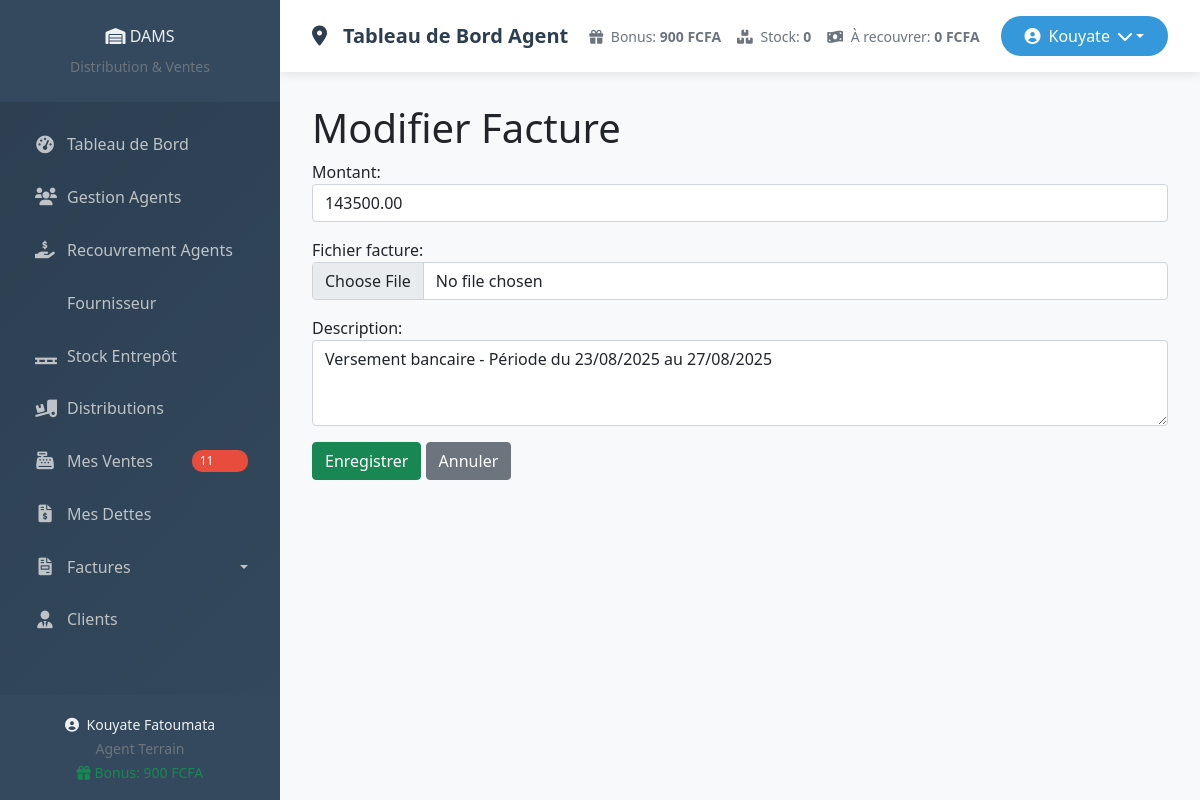
/factures/5/modifier/ (signed in), run on the app's committed database.
### core/models.py (models this page shows, shortened)
class BonusAgent(models.Model):
    agent = models.OneToOneField(
        Agent,
        on_delete=models.CASCADE,
        related_name='bonus'
    )
    nombre_produits_recouverts = models.PositiveIntegerField(default=0)
    total_bonus = models.DecimalField(max_digits=10, decimal_places=2, default=0)
    date_mise_a_jour = models.DateTimeField(auto_now=True)

class Facture(models.Model):
    TYPE_FACTURE_CHOICES = [
        ('entree', 'Facture Entrée - Fournisseur'),
        ('depot', 'Dépôt Banque - Versement'),
    ]
    type_facture = models.CharField(max_length=50, choices=TYPE_FACTURE_CHOICES)
    agent = models.ForeignKey(Agent, on_delete=models.CASCADE, related_name='factures_deposees')
    montant = models.DecimalField(max_digits=10, decimal_places=2)
    fichier_facture = models.FileField(upload_to='factures_depots/')
    date_depot = models.DateTimeField(default=timezone.now)
    description = models.TextField(blank=True)
    class Meta:
        verbose_name = "Facture"
        verbose_name_plural = "Factures"

### core/views.py (the view)
# urls.py: path('factures/<int:facture_id>/modifier/', views.modifier_facture, name='modifier_facture'),
def modifier_facture(request, facture_id):
    facture = get_object_or_404(Facture, id=facture_id)
    if request.method == 'POST':
        form = FactureForm(request.POST, request.FILES, instance=facture)
        if form.is_valid():
            form.save()
            messages.success(request, "Facture mise à jour.")
            return redirect('liste_factures')
    else:
        form = FactureForm(instance=facture)
    return render(request, 'core/factures/form_facture.html', {'form': form, 'title': 'Modifier Facture'})

### core/templates/core/factures/form_facture.html (shortened to what this page needs)
{% extends 'base.html' %}
{% block content %}
<h1>{{ title }}</h1>
<form method="post" enctype="multipart/form-data">
    {{ form.as_p }}
    <button type="submit" class="btn btn-success">Enregistrer</button>
    <a href="{% url 'liste_factures' %}" class="btn btn-secondary">Annuler</a>
</form>
{% endblock %}

### core/templates/base.html (shortened to what this page needs)
<!DOCTYPE html>
<html lang="fr">
<head>
    <link href="https://cdn.jsdelivr.net/npm/bootstrap@5.1.3/dist/css/bootstrap.min.css" rel="stylesheet">
    <link rel="stylesheet" href="https://cdnjs.cloudflare.com/ajax/libs/font-awesome/6.0.0/css/all.min.css">
</head>
<body>
    <div class="container-fluid p-0">
        <div class="row g-0">
            <div class="sidebar d-flex flex-column" id="sidebar">
                <div class="sidebar-header">
                        <i class="fas fa-warehouse"></i>
                        <span>DAMS</span>
                    <small class="text-muted mt-2 d-block">Distribution & Ventes</small>
                </div>
                <div class="sidebar-nav">
                     {% if agent.type_agent == 'terrain' or agent.type_agent == 'stagiaire' %}
                    <div class="nav flex-column">
                        <a class="nav-link {% if request.resolver_match.url_name == 'dashboard_agent' %}active{% endif %}"
                           href="{% url 'dashboard_agent' %}">
                            <i class="fas fa-tachometer-alt"></i>
                            <span>Tableau de Bord</span>
                            <span class="agent-badge">Agent</span>
                        </a>
                        <a class="nav-link {% if request.resolver_match.url_name == 'mon_stock' %}active{% endif %}"
                           href="{% url 'mon_stock' %}">
                            <i class="fas fa-boxes"></i>
                            <span>Mon Stock</span>
                            {% if alertes_stock_count %}
                            <span class="nav-badge">{{ alertes_stock_count }}</span>
                            {% endif %}
                        </a>
                        <a class="nav-link {% if request.resolver_match.url_name == 'mes_distributions' %}active{% endif %}"
                           href="{% url 'mes_distributions' %}">
                            <i class="fas fa-truck-loading"></i>
                            <span>Mes Distributions</span>
                            {% if nouvelles_distributions_count %}
                            <span class="nav-badge">{{ nouvelles_distributions_count }}</span>
                            {% endif %}
                        </a>
                        <a class="nav-link {% if request.resolver_match.url_name in 'enregistrer_vente,liste_ventes,detail_vente' %}active{% endif %}"
                           href="{% url 'liste_ventes' %}">
                            <i class="fas fa-cash-register"></i>
                            <span>Mes Ventes</span>
                            {% if mes_ventes_count %}
                            <span class="nav-badge">{{ mes_ventes_count }}</span>
                            {% endif %}
                        </a>
                        <a class="nav-link {% if request.resolver_match.url_name in 'liste_dettes,detail_dette,enregistrer_paiement_dette,creer_dette' %}active{% endif %}"
                           href="{% url 'liste_dettes' %}">
                            <i class="fas fa-file-invoice-dollar"></i>
                            <span>Mes Dettes</span>
                            {% if mes_dettes_count %}
                            <span class="nav-badge">{{ mes_dettes_count }}</span>
                            {% endif %}
                        </a>
                        <a class="nav-link {% if request.resolver_match.url_name in 'liste_clients,ajouter_client,modifier_client,detail_client' %}active{% endif %}"
                           href="{% url 'liste_clients' %}">
                            <i class="fas fa-user-tie"></i>
                            <span>Mes Clients</span>
                            {% if mes_clients_count %}
                            <span class="nav-badge">{{ mes_clients_count }}</span>
                            {% endif %}
                        </a>
                        <a class="nav-link {% if request.resolver_match.url_name == 'consulter_bonus' %}active{% endif %}"
                           href="{% url 'consulter_bonus' %}">
                            <i class="fas fa-gift"></i>
                            <span>Mes Bonus</span>
                            {% if mes_bonus %}
                            <span class="nav-badge">{{ mes_bonus|floatformat:0 }}F</span>
                            {% endif %}
                        </a>
                    </div>
                    {% else %}
                    <div class="nav flex-column">
                        <a class="nav-link {% if request.resolver_match.url_name == 'tableau_de_bord_superviseur' %}active{% endif %}"
                           href="{% url 'tableau_de_bord_superviseur' %}">
                            <i class="fas fa-tachometer-alt"></i>
                            <span>Tableau de Bord</span>
                        </a>
                        <a class="nav-link {% if request.resolver_match.url_name in 'liste_agents,ajouter_agent,modifier_agent,detail_agent' %}active{% endif %}"
                           href="{% url 'liste_agents' %}">
                            <i class="fas fa-users"></i>
                            <span>Gestion Agents</span>
                        </a>
    <a class="nav-link" href="{% url 'liste_agents_recouvrement' %}">
        <i class="fas fa-hand-holding-usd"></i>
        <span>Recouvrement Agents</span>
    </a>
    <a class="nav-link" href="{% url 'liste_fournisseurs' %}">
        <span>Fournisseur</span>
    </a>
                        <a class="nav-link {% if request.resolver_match.url_name in 'liste_lots,ajouter_lot,modifier_lot' %}active{% endif %}"
                           href="{% url 'liste_lots' %}">
                            <i class="fas fa-pallet"></i>
                            <span>Stock Entrepôt</span>
                        </a>
                        <a class="nav-link {% if request.resolver_match.url_name in 'liste_distributions,creer_distribution,detail_distribution' %}active{% endif %}"
                           href="{% url 'liste_distributions' %}">
                            <i class="fas fa-truck-loading"></i>
                            <span>Distributions</span>
                        </a>
                        <a class="nav-link {% if request.resolver_match.url_name in 'enregistrer_vente,liste_ventes,detail_vente' %}active{% endif %}"
                           href="{% url 'liste_ventes' %}">
                            <i class="fas fa-cash-register"></i>
                            <span>Mes Ventes</span>
                            {% if mes_ventes_count %}
                            <span class="nav-badge">{{ mes_ventes_count }}</span>
                            {% endif %}
                        </a>
                        <a class="nav-link {% if request.resolver_match.url_name in 'liste_dettes,detail_dette,enregistrer_paiement_dette,creer_dette' %}active{% endif %}"
                           href="{% url 'liste_dettes' %}">
                            <i class="fas fa-file-invoice-dollar"></i>
                            <span>Mes Dettes</span>
                        </a>
                        <div class="nav-item dropdown">
                            <a class="nav-link dropdown-toggle" href="#" role="button" data-bs-toggle="dropdown">
                                <i class="fas fa-file-invoice"></i>
                                <span>Factures</span>
                            </a>
                        </div>
                        <a class="nav-link {% if request.resolver_match.url_name in 'liste_clients,ajouter_client,modifier_client,detail_client' %}active{% endif %}"
                           href="{% url 'liste_clients' %}">
                            <i class="fas fa-user-tie"></i>
                            <span>Clients</span>
                        </a>
                    </div>
                    {% endif %}
                </div>
                <div class="sidebar-footer">
                    <div class="user-info text-center">
                        <small>
                            <i class="fas fa-user-circle me-1"></i>
                            {{ request.user.get_full_name|default:request.user.username }}
                        </small>
                        <br>
                        <small class="text-muted">
                            {% if request.user.agent.type_agent == 'direction' %}
                                Direction
                            {% elif request.user.agent.type_agent == 'superviseur' %}
                                Superviseur
                            {% else %}
                                Agent Terrain
                            {% endif %}
                        </small>
                        {% if request.user.agent and request.user.agent.type_agent == 'terrain' %}
                        <br>
                        <small class="text-success">
                            <i class="fas fa-gift"></i>
                            Bonus: {{ request.user.agent.bonus.total_bonus|default:0|floatformat:0 }} FCFA
                        </small>
                        {% endif %}
                    </div>
                </div>
            </div>
            <div class="main-content" id="mainContent">
                <nav class="navbar navbar-custom">
                    <div class="container-fluid">
                        <div class="d-flex justify-content-between align-items-center w-100 flex-wrap gap-2">
                            <span class="navbar-brand-custom">
                                <i class="fas
                                    {% if 'dashboard' in request.resolver_match.url_name %}fa-tachometer-alt
                                    {% elif 'vente' in request.resolver_match.url_name %}fa-cash-register
                                    {% elif 'dette' in request.resolver_match.url_name %}fa-file-invoice-dollar
                                    {% elif 'client' in request.resolver_match.url_name %}fa-user-tie
                                    {% elif 'bonus' in request.resolver_match.url_name %}fa-gift
                                    {% else %}fa-map-marker-alt{% endif %}
                                    me-2"></i>
                                {% block page_title %}
                                    {% if request.user.agent.type_agent == 'terrain' %}
                                        Tableau de Bord Agent
                                    {% else %}
                                        Tableau de Bord
                                    {% endif %}
                                {% endblock %}
                            </span>
                            {% if request.user.agent.type_agent == 'terrain' %}
                            <div class="d-flex gap-3 flex-wrap">
                                <small class="text-muted">
                                    <i class="fas fa-gift me-1"></i>
                                    Bonus: <strong>{{ request.user.agent.bonus.total_bonus|default:0|floatformat:0 }} FCFA</strong>
                                </small>
                                <small class="text-muted">
                                    <i class="fas fa-boxes me-1"></i>
                                    Stock: <strong>{{ mes_stock_disponible|default:0 }}</strong>
                                </small>
                                <small class="text-muted">
                                    <i class="fas fa-money-bill-wave me-1"></i>
                                    À recouvrer: <strong>{{ mes_montant_recouvrer|default:0 }} FCFA</strong>
                                </small>
                            </div>
                            {% endif %}
                            <div class="dropdown user-dropdown">
                                <button class="btn dropdown-toggle d-flex align-items-center"
                                        type="button"
                                        data-bs-toggle="dropdown">
                                    <i class="fas fa-user-circle me-2"></i>
                                    {{ request.user.first_name }}
                                    <i class="fas fa-chevron-down ms-2"></i>
                                </button>
                            </div>
                        </div>
                    </div>
                </nav>
                <div class="content-wrapper">
                    {% block content %}{% endblock %}
                </div>
            </div>
        </div>
    </div>
</body>
</html>

### data on the page
Facture: montant "143500.00", description "Versement bancaire - Période du 23/08/2025 au 27/08/2025"

### other printed values
{{ mes_ventes_count }} "11"
{{ request.user.get_full_name|default:request.user.username }} "Kouyate Fatoumata"
{{ request.user.agent.bonus.total_bonus|default:0|floatformat:0 }} "900"
{{ mes_stock_disponible|default:0 }} "0"
{{ mes_montant_recouvrer|default:0 }} "0"
{{ request.user.first_name }} "Kouyate"
{{ title }} "Modifier Facture"
